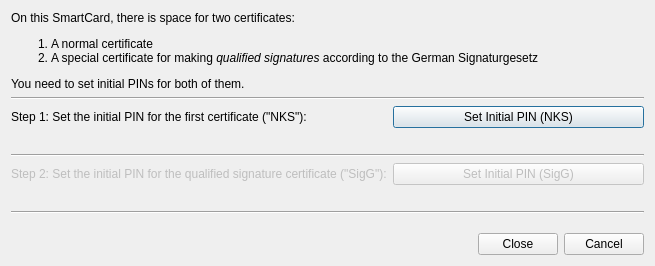
<ui version="4.0" >
 <class>SetInitialPinDialog</class>
 <widget class="QDialog" name="SetInitialPinDialog" >
  <layout class="QGridLayout" name="gridLayout" >
   <item row="0" column="0" colspan="3" >
    <widget class="QLabel" name="mainLB" >
     <property name="text" >
      <string>&lt;p>On this SmartCard, there is space for two certificates:
&lt;ol>
&lt;li>A normal certificate&lt;/li>
&lt;li>A special certificate for making &lt;em>qualified signatures&lt;/em> according to the German Signaturgesetz&lt;/li>
&lt;/ol>
You need to set initial PINs for both of them.&lt;/p></string>
     </property>
    </widget>
   </item>
   <item row="1" column="0" colspan="3" >
    <widget class="Line" name="line_3" >
     <property name="orientation" >
      <enum>Qt::Horizontal</enum>
     </property>
    </widget>
   </item>
   <item row="2" column="0" colspan="2" >
    <widget class="QLabel" name="nksLB" >
     <property name="text" >
      <string>Step 1: Set the initial PIN for the first certificate ("NKS"):</string>
     </property>
    </widget>
   </item>
   <item row="2" column="2" >
    <widget class="QPushButton" name="nksPB" >
     <property name="text" >
      <string>Set Initial PIN (NKS)</string>
     </property>
    </widget>
   </item>
   <item row="3" column="0" >
    <widget class="QLabel" name="nksResultIcon" >
     <property name="sizePolicy" >
      <sizepolicy vsizetype="Fixed" hsizetype="Fixed" >
       <horstretch>0</horstretch>
       <verstretch>0</verstretch>
      </sizepolicy>
     </property>
     <property name="alignment" >
      <set>Qt::AlignLeading|Qt::AlignLeft|Qt::AlignTop</set>
     </property>
    </widget>
   </item>
   <item row="3" column="1" colspan="2" >
    <widget class="QLabel" name="nksStatusLB" >
     <property name="text" >
      <string/>
     </property>
    </widget>
   </item>
   <item row="4" column="0" colspan="3" >
    <widget class="Line" name="line" >
     <property name="orientation" >
      <enum>Qt::Horizontal</enum>
     </property>
    </widget>
   </item>
   <item row="5" column="0" colspan="2" >
    <widget class="QLabel" name="sigGLB" >
     <property name="enabled" >
      <bool>false</bool>
     </property>
     <property name="text" >
      <string>Step 2: Set the initial PIN for the qualified signature certificate ("SigG"):</string>
     </property>
    </widget>
   </item>
   <item row="5" column="2" >
    <widget class="QPushButton" name="sigGPB" >
     <property name="enabled" >
      <bool>false</bool>
     </property>
     <property name="text" >
      <string>Set Initial PIN (SigG)</string>
     </property>
    </widget>
   </item>
   <item row="6" column="0" >
    <widget class="QLabel" name="sigGResultIcon" >
     <property name="sizePolicy" >
      <sizepolicy vsizetype="Fixed" hsizetype="Fixed" >
       <horstretch>0</horstretch>
       <verstretch>0</verstretch>
      </sizepolicy>
     </property>
     <property name="alignment" >
      <set>Qt::AlignLeading|Qt::AlignLeft|Qt::AlignTop</set>
     </property>
    </widget>
   </item>
   <item row="6" column="1" colspan="2" >
    <widget class="QLabel" name="sigGStatusLB" >
     <property name="text" >
      <string/>
     </property>
    </widget>
   </item>
   <item row="7" column="0" colspan="3" >
    <widget class="Line" name="line_2" >
     <property name="orientation" >
      <enum>Qt::Horizontal</enum>
     </property>
    </widget>
   </item>
   <item row="8" column="0" >
    <spacer name="spacer" >
     <property name="orientation" >
      <enum>Qt::Vertical</enum>
     </property>
     <property name="sizeHint" stdset="0" >
      <size>
       <width>13</width>
       <height>13</height>
      </size>
     </property>
    </spacer>
   </item>
   <item row="9" column="0" colspan="3" >
    <widget class="QDialogButtonBox" name="dialogButtonBox" >
     <property name="orientation" >
      <enum>Qt::Horizontal</enum>
     </property>
     <property name="standardButtons" >
      <set>QDialogButtonBox::Cancel|QDialogButtonBox::Close</set>
     </property>
    </widget>
   </item>
  </layout>
 </widget>
 <resources/>
 <connections>
  <connection>
   <sender>dialogButtonBox</sender>
   <signal>rejected()</signal>
   <receiver>SetInitialPinDialog</receiver>
   <slot>reject()</slot>
   <hints>
    <hint type="sourcelabel" >
     <x>334</x>
     <y>373</y>
    </hint>
    <hint type="destinationlabel" >
     <x>879</x>
     <y>280</y>
    </hint>
   </hints>
  </connection>
  <connection>
   <sender>nksPB</sender>
   <signal>clicked()</signal>
   <receiver>SetInitialPinDialog</receiver>
   <slot>slotNksButtonClicked()</slot>
   <hints>
    <hint type="sourcelabel" >
     <x>845</x>
     <y>162</y>
    </hint>
    <hint type="destinationlabel" >
     <x>877</x>
     <y>166</y>
    </hint>
   </hints>
  </connection>
  <connection>
   <sender>sigGPB</sender>
   <signal>clicked()</signal>
   <receiver>SetInitialPinDialog</receiver>
   <slot>slotSigGButtonClicked()</slot>
   <hints>
    <hint type="sourcelabel" >
     <x>1070</x>
     <y>266</y>
    </hint>
    <hint type="destinationlabel" >
     <x>879</x>
     <y>216</y>
    </hint>
   </hints>
  </connection>
 </connections>
 <slots>
  <slot>slotNksButtonClicked()</slot>
  <slot>slotSigGButtonClicked()</slot>
 </slots>
</ui>
